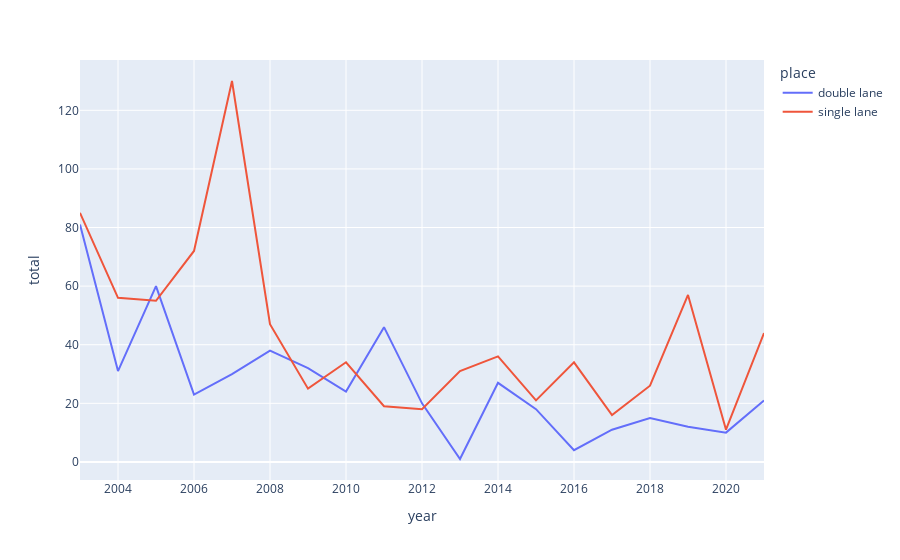

Notebook source saved alongside this figure:
### Markdown cell above
## Timeseries plot of casualties

### Code cell
(
    df_casualties
    >> group_by(_.place, _.year)
    >> summarize(total=_.total.sum())
    >> mutate(road_length=if_else(_.place=='single lane', length_single_lane, length_double_lane))
    >> mutate(total_per_km=_.total / _.road_length)
    >> arrange(_.year)
    >> pipe(lambda x: px.line(x, x='year', y='total', color='place'))
)

### Figure 1 — Plotly figure (JSON) as saved in the notebook; plotly's stock layout.template omitted (floating-point values rounded to 4 significant figures)
{"data": [{"hovertemplate": "place=double lane<br>year=%{x}<br>total=%{y}<extra></extra>", "legendgroup": "double lane", "line": {"color": "#636efa", "dash": "solid"}, "mode": "lines", "name": "double lane", "orientation": "v", "showlegend": true, "type": "scatter", "x": [2003, 2004, 2005, 2006, 2007, 2008, 2009, 2010, 2011, 2012, 2013, 2014, 2015, 2016, 2017, 2018, 2019, 2020, 2021], "xaxis": "x", "y": [81, 31, 60, 23, 30, 38, 32, 24, 46, 20, 1, 27, 18, 4, 11, 15, 12, 10, 21], "yaxis": "y"}, {"hovertemplate": "place=single lane<br>year=%{x}<br>total=%{y}<extra></extra>", "legendgroup": "single lane", "line": {"color": "#EF553B", "dash": "solid"}, "mode": "lines", "name": "single lane", "orientation": "v", "showlegend": true, "type": "scatter", "x": [2003, 2004, 2005, 2006, 2007, 2008, 2009, 2010, 2011, 2012, 2013, 2014, 2015, 2016, 2017, 2018, 2019, 2020, 2021], "xaxis": "x", "y": [85, 56, 55, 72, 130, 47, 25, 34, 19, 18, 31, 36, 21, 34, 16, 26, 57, 11, 44], "yaxis": "y"}], "layout": {"legend": {"title": {"text": "place"}, "tracegroupgap": 0}, "margin": {"t": 60}, "xaxis": {"anchor": "y", "domain": [0, 1], "title": {"text": "year"}}, "yaxis": {"anchor": "x", "domain": [0, 1], "title": {"text": "total"}}}}
